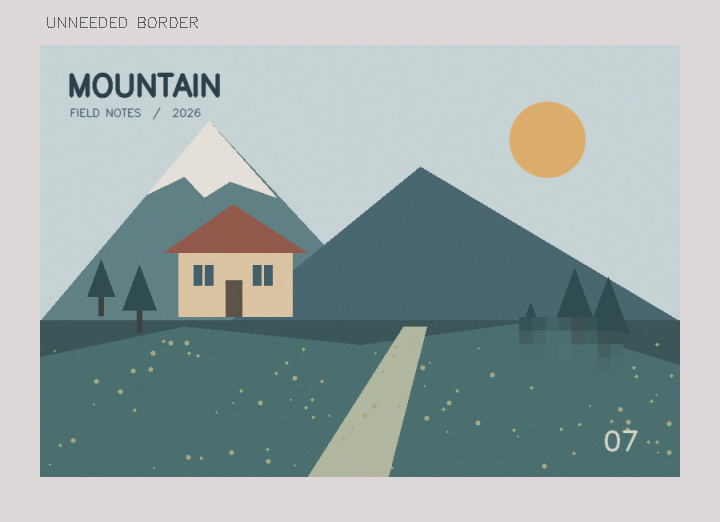
#> input picture samples/source_1.jpg, 720 x 522 px; its folder holds only this picture in this run
$ python -i core.py   (imports and definitions only)
#> lines starting #> are read from the running program, lines starting #| are printed output that depends on the picture
"""Image alignment and strictly masked compositing. Coordinates are original pixels."""
from __future__ import annotations

from dataclasses import dataclass
from io import BytesIO
from pathlib import Path
import math
import os
import tempfile

import cv2
import numpy as np
from PIL import Image, ImageOps, UnidentifiedImageError

MAX_PIXELS = 36_000_000
MAX_EDGE = 16000
MODES = {"similarity": 2, "affine": 3, "perspective": 4}


class RepairError(ValueError):
    """An actionable error suitable for display in the application."""


@dataclass
class Alignment:
    matrix: np.ndarray
    message: str
    inliers: int = 0
    error: float = 0.0


# [112 lines left out: functions read_image, png_bytes, atomic_write, export_image, validate_matrix, manual_align, not called in this run]


def _working_gray(image):
    h, w = image.shape[:2]
#> h = 522; w = 720
    scale = min(1.0, 1600.0 / max(h, w))
#> scale = 1
    size = (max(1, round(w * scale)), max(1, round(h * scale)))
#> size = (720, 522)
    small = cv2.resize(image, size, interpolation=cv2.INTER_AREA) if scale < 1 else image
    gray = cv2.cvtColor(small, cv2.COLOR_RGBA2GRAY)
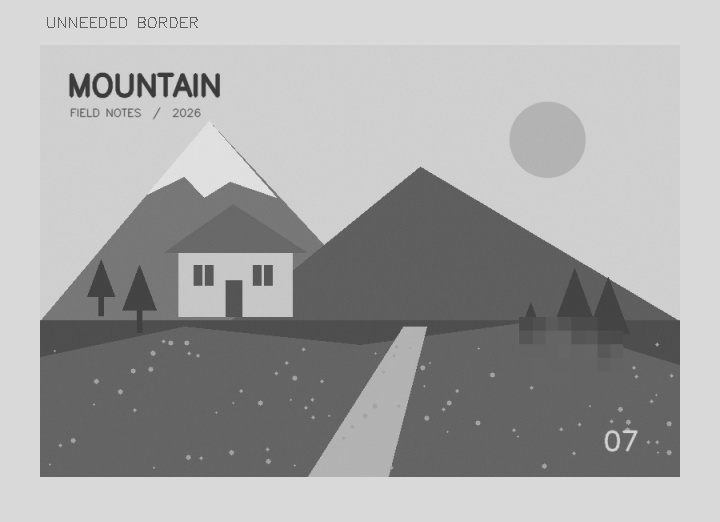
#> gray: shape (522, 720); min 53, max 229, mean 165.8
    gray = cv2.createCLAHE(2.0, (8, 8)).apply(gray)
#> (the run stopped early here; a loop or call above may not have finished)
